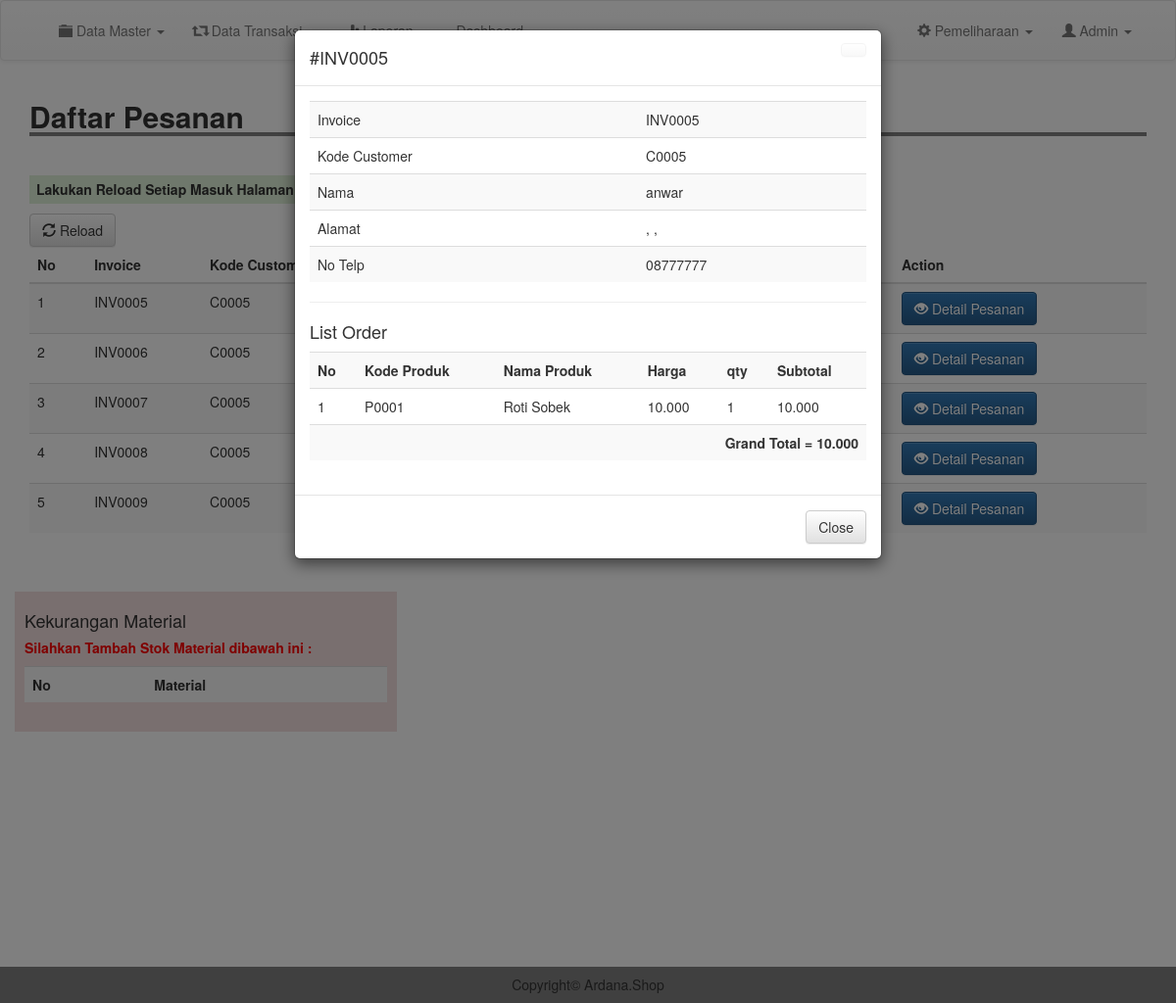
The app's page /admin/detailorder.php?inv=INV0005 (signed in) with its own data.
### tables this page shows
CREATE TABLE `produksi` (
  `id_order` int(11) NOT NULL,
  `invoice` varchar(200) NOT NULL,
  `kode_customer` varchar(200) NOT NULL,
  `kode_produk` varchar(200) NOT NULL,
  `nama_produk` varchar(200) NOT NULL,
  `qty` int(11) NOT NULL,
  `harga` int(11) NOT NULL,
  `status` varchar(200) NOT NULL,
  `tanggal` date NOT NULL,
  `provinsi` varchar(200) NOT NULL,
  `kota` varchar(200) NOT NULL,
  `alamat` varchar(200) NOT NULL,
  `kode_pos` varchar(200) NOT NULL,
  `terima` varchar(200) NOT NULL,
  `tolak` varchar(200) NOT NULL,
  `cek` int(11) NOT NULL
);

CREATE TABLE `customer` (
  `kode_customer` varchar(100) NOT NULL,
  `nama` varchar(100) NOT NULL,
  `email` varchar(100) NOT NULL,
  `username` varchar(100) NOT NULL,
  `password` varchar(100) NOT NULL,
  `telp` varchar(200) NOT NULL
);

### admin/detailorder.php (the view, shortened to what this page needs)
<?php
include 'header.php';
$invoices = $_GET['inv'];
$d_order = mysqli_query($conn, "SELECT * FROM produksi WHERE invoice = '$invoices'");
$t_order = mysqli_fetch_assoc($d_order);
$sortage = mysqli_query($conn, "SELECT * FROM produksi where cek = '1'");
$cek_sor = mysqli_num_rows($sortage);
$cs = mysqli_query($conn, "SELECT * FROM customer WHERE kode_customer = '".$t_order['kode_customer']."'");
$t_cs = mysqli_fetch_assoc($cs);
?>
<div class="container">
	<h2 style=" width: 100%; border-bottom: 4px solid gray"><b>Daftar Pesanan</b></h2>
	<br>
	<h5 class="bg-success" style="padding: 7px; width: 710px; font-weight: bold;"><marquee>Lakukan Reload Setiap Masuk Halaman ini, untuk menghindari terjadinya kesalahan data dan informasi</marquee></h5>
	<a href="produksi.php" class="btn btn-default"><i class="glyphicon glyphicon-refresh"></i> Reload</a>
	<table class="table table-striped">
		<thead>
			<tr>
				<th scope="col">No</th>
				<th scope="col">Invoice</th>
				<th scope="col">Kode Customer</th>
				<th scope="col">Status</th>
				<th scope="col">Tanggal</th>
				<th scope="col">Action</th>
			</tr>
		</thead>
		<tbody>
			<?php
			$result = mysqli_query($conn, "SELECT DISTINCT invoice, kode_customer, status, kode_produk, qty,terima,tolak, cek FROM produksi group by invoice");
			$no = 1;
			while($row = mysqli_fetch_assoc($result)){
				?>
				<tr>
					<td><?= $no; ?></td>
					<td><?= $row['invoice']; ?></td>
					<td><?= $row['kode_customer']; ?></td>
					<?php if($row['terima'] == 1){ ?>
						<td style="color: green;font-weight: bold;">Pesanan Diterima (Siap Kirim)
							<?php
						}else if($row['tolak'] == 1){
							?>
							<td style="color: red;font-weight: bold;">Pesanan Ditolak
								<?php
							}
								?>
						</td>
						<td>2020/26-01</td>
						<td>
							<a href="detailorder.php?inv=<?= $row['invoice']; ?>" type="submit" class="btn btn-primary"><i class="glyphicon glyphicon-eye-open"></i> Detail Pesanan</a>
						</td>
					</tr>
					<?php
					$no++;
				}
				?>
			</tbody>
		</table>
	<button type="hidden" data-toggle="modal" data-target="#myModal" id="btn" style="background-color: #fff; border: #fff;">
	</button>
	<div class="modal fade" id="myModal" tabindex="-1" role="dialog" aria-labelledby="myModalLabel">
		<div class="modal-dialog" role="document">
			<div class="modal-content">
				<div class="modal-header">
					<a href="m_produk.php" class="btn btn-default close"></a>
					<h4 class="modal-title" id="myModalLabel">#<?= $t_order['invoice']; ?></h4>
				</div>
				<div class="modal-body">
					<table class="table table-striped">
						<tr>
							<td>Invoice</td>
							<td><?= $t_order['invoice']; ?></td>
						</tr>
						<tr>
							<td>Kode Customer</td>
							<td><?= $t_order['kode_customer']; ?></td>
						</tr>
						<tr>
							<td>Nama</td>
							<td><?= $t_cs['nama']; ?></td>
						</tr>
						<tr>
							<td>Alamat</td>
							<td><?php echo  $t_order['alamat'].",".$t_order['kota']." ".$t_order['provinsi'].",".$t_order['kode_pos']; ?></td>
						</tr>
						<tr>
							<td>No Telp</td>
							<td><?= $t_cs['telp']; ?></td>
						</tr>
					</table>
					<hr>
					<h4>List Order</h4>
					<table class="table table-striped">
						<tr>
							<th>No</th>
							<th>Kode Produk</th>
							<th>Nama Produk</th>
							<th>Harga</th>
							<th>qty</th>
							<th>Subtotal</th>
						</tr>
					<?php
						$order = mysqli_query($conn, "SELECT * FROM produksi WHERE invoice = '$invoices'");
						$no = 1;
						$grand = 0;
						while ($list = mysqli_fetch_assoc($order)) {
					 ?>
						<tr>
							<td><?= $no;  ?></td>
							<td><?= $list['kode_produk']; ?></td>
							<td><?= $list['nama_produk']; ?></td>
							<td><?= number_format($list['harga'], 0, ".", ".");  ?></td>
							<td><?= $list['qty'];  ?></td>
							<td><?= number_format($list['harga']*$list['qty'], 0, ".", ".");  ?></td>
						</tr>
					<?php
						$sub = $list['harga'] * $list['qty'];
						$grand += $sub;
						$no++;
						}
					 ?>
						<tr>
							<td colspan="6" class="text-right"><b>Grand Total = <?= number_format($grand, 0, ".", ".");  ?></b></td>
						</tr>
					</table>
				</div>
				<div class="modal-footer">
					<a href="produksi.php" class="btn btn-default">Close</a>
				</div>
			</div>
		</div>
	</div>
		<?php
if($cek_sor > 0){
 ?>
	<br>
	<br>
	<div class="row">
		<div class="col-md-4 bg-danger" style="padding:10px;">
			<h4>Kekurangan Material </h4>
			<h5 style="color: red;font-weight: bold;">Silahkan Tambah Stok Material dibawah ini : </h5>
			<table class="table table-striped">
				<tr>
					<th>No</th>
					<th>Material</th>
				</tr>
			</table>
		</div>
	</div>
<?php
}
 ?>
	</div>
	<br>
	<br>
	<br>
	<br>
	<br>
	<br>
	<br>
	<br>
	<br>
	<br>
	<br>
	<br>
	<?php
	include 'footer.php';
	?>

### css/style.css (style rules this page uses)
body { margin: 0; padding: 0; }

### records on screen
produksi: invoice "INV0005", kode_customer "C0005", kode_produk "P0001", nama_produk "Roti Sobek", harga "10.000", qty "1", $list['harga']*$list['qty'] "10.000"
customer: nama "anwar", telp "08777777"

### other values on screen
$row['invoice'] "INV0005"
$row['kode_customer'] "C0005"
$row['invoice'] "INV0006"
$row['invoice'] "INV0007"
$row['invoice'] "INV0008"
$row['invoice'] "INV0009"
$grand "10.000"
